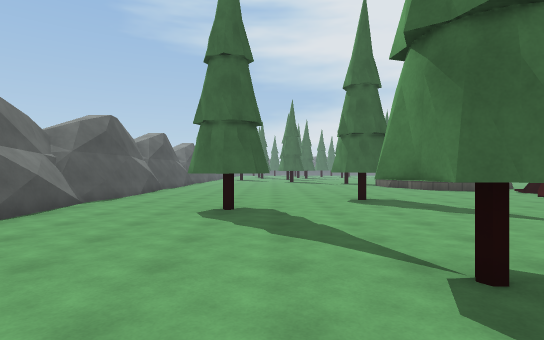
[1] (above)

23 first-person views from a walk through a 3-D level made in the Unity game engine. The camera is 1.5 m above the floor, looks level and sees 80° across. The floor is counted in squares, 2 m on a side. Each view is taken from the middle of a square. On the plan, view 1 faces up. The plan holds only what a view shows up to about 11 squares ahead; the rest is blank. The place goes on beyond the plan. The player character is not drawn. Surface patterns are stand-ins for the level's own textures.

[2]
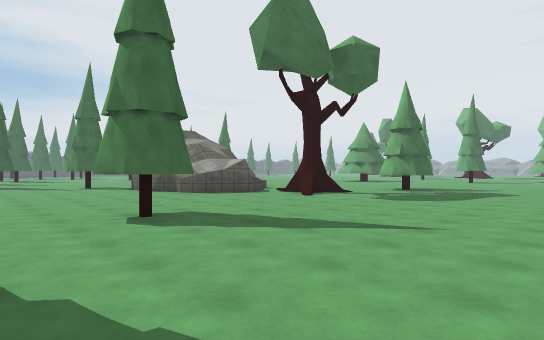

[3]
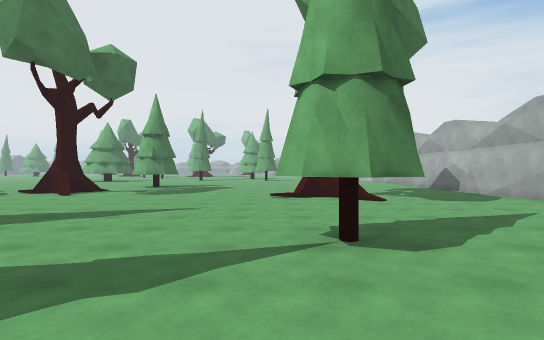

[4]
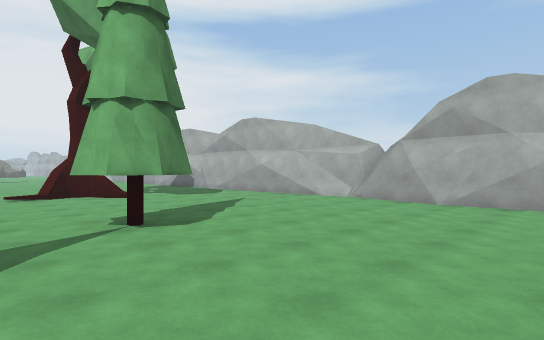

[5]
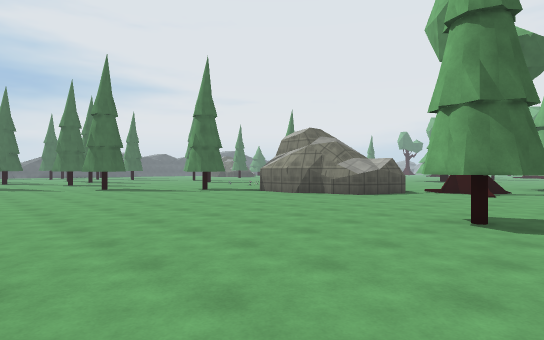

[6]
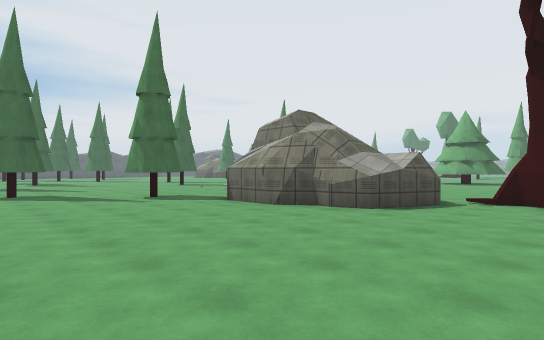

[7]
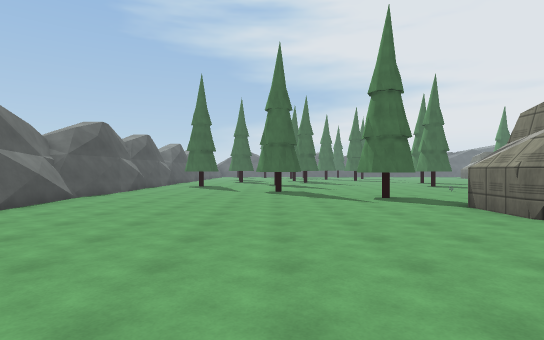

[8]
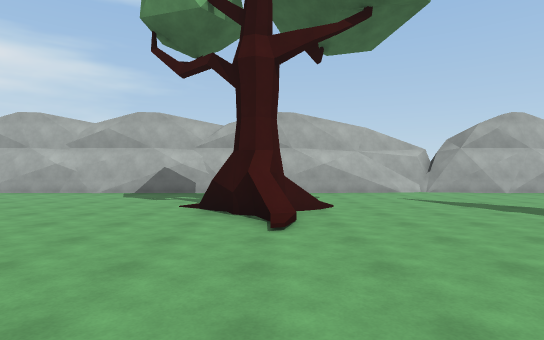

[9]
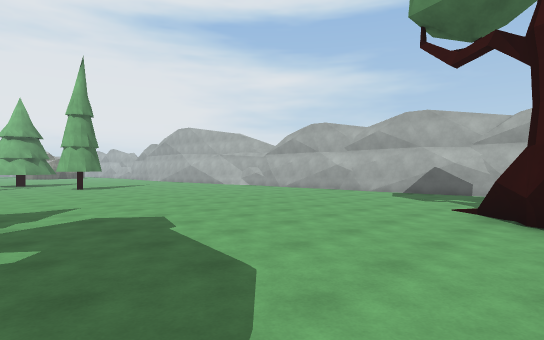

[10]
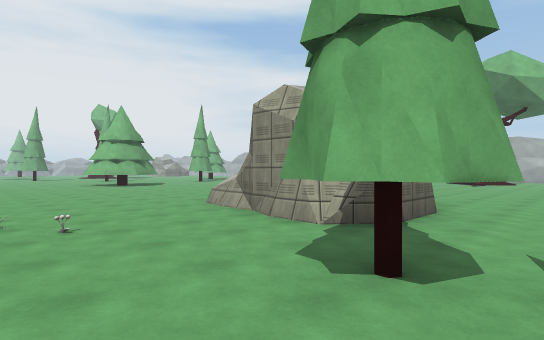

[11]
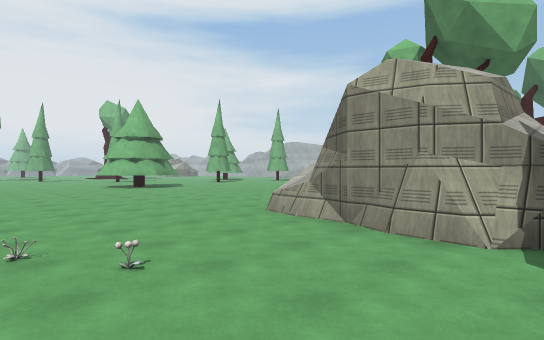

[12]
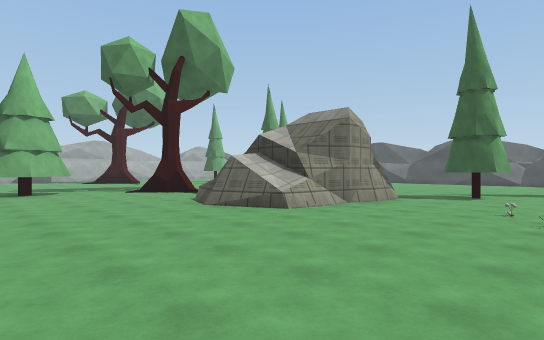

[13]
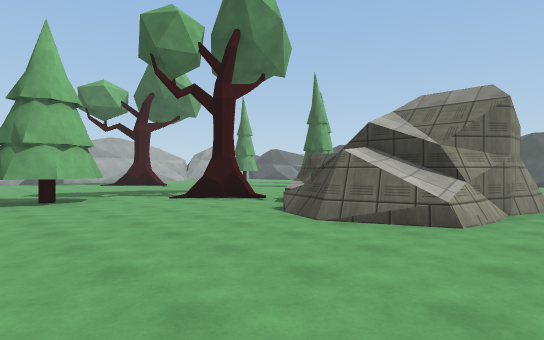

[14]
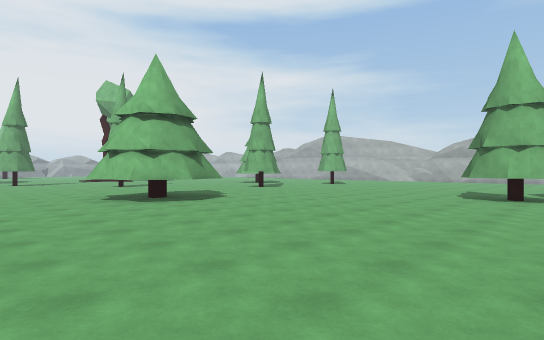

[15]
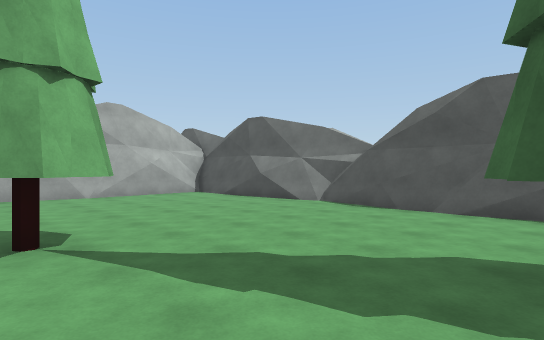

[16]
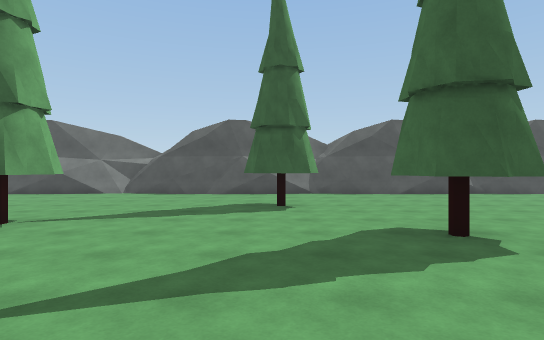

[17]
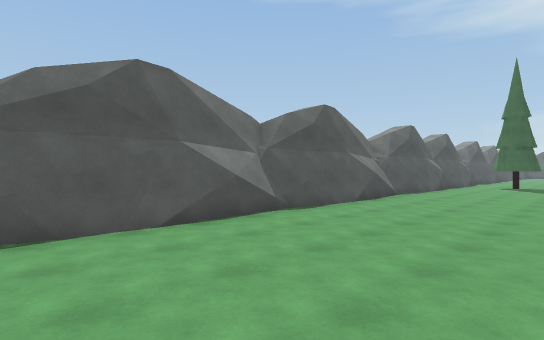

[18]
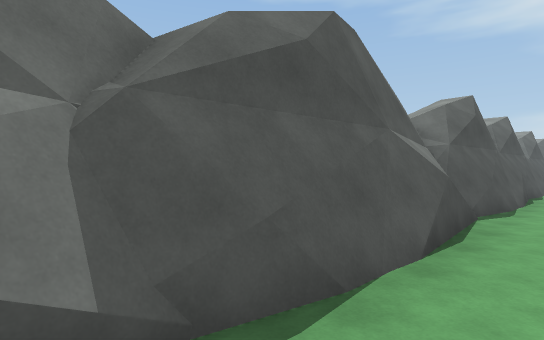

[19]
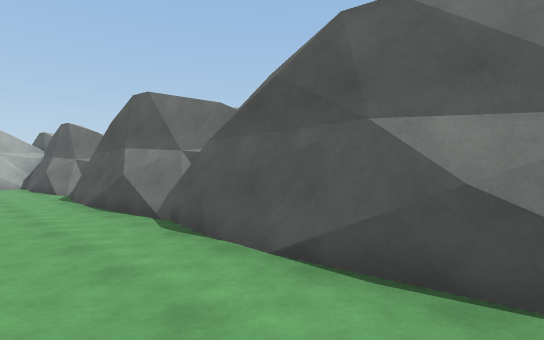

[20]
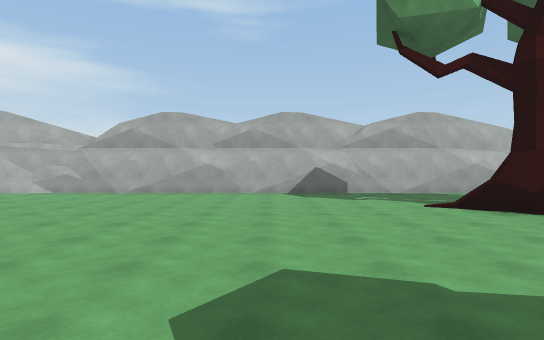

[21]
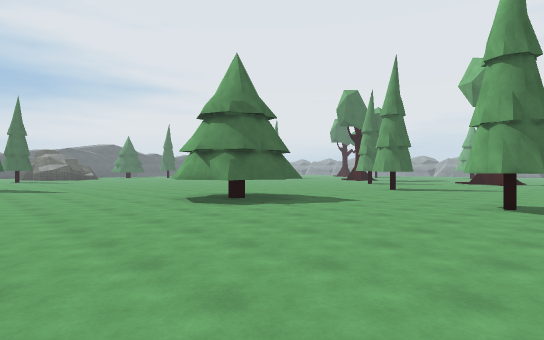

[22]
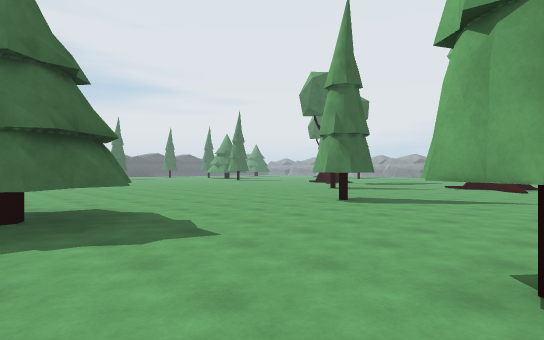

[23]
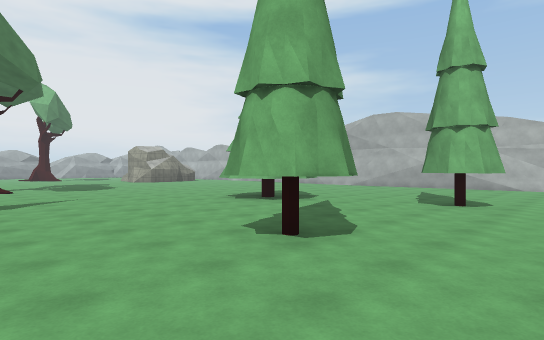

### Floor plan
Key: @ floor where view 1 was taken; # wall or solid block; . floor; / step, stairs or slope; ^ raised ledge; T tree; F flower; O other object.
Columns run from 5 left of view 1 to 34 right of it. Each row starts with its distance up from view 1.
 20 ##....##.....F.... ....   ...
 19 #............F........... ....
 18 #........#.....................
 17 #........#......................
 16 #..........###/..................
 15 ##........####^/........OO........
 14 ##........#####/.......OOOO........
 13 #..........####/........OO.....#....
 12 #..........##^...........O.....#.....
 11 #.....................................TT
 10 ##............T.......................TT
  9 ##............T..##....................
  8 #......##........##.......##..........
  7 #....................................
  6 #...#...............................
  5 #.............................##...
  4 #.........................#...# ..
  3 #.........../.............#.....
  2 #.....##....T........... .......
  1 #...........TT.........  ......
  0 #....@.................. .....
 -1 #............................
 -2 ##..........................
 -3 ##.........................
 -4  ##########################

Positions as (right, up) in squares from view 1, and headings:
1: (0, 0), facing up
2: (0, 3), facing up-right
3: (-2, 3), facing right
4: (-3, 4), facing down-right
5: (-3, 7), facing up-right
6: (0, 9), facing up-right
7: (1, 9), facing up
8: (7, 7), facing down
9: (7, 7), facing down-right
10: (3, 20), facing down-right
11: (5, 20), facing down-right
12: (14, 20), facing down-left
13: (14, 17), facing down-left
14: (11, 18), facing down-right
15: (2, 6), facing down-left
16: (6, 6), facing left
17: (0, 8), facing up-left
18: (-3, 12), facing up-left
19: (-2, 12), facing down-left
20: (12, 7), facing down
21: (14, 7), facing up-right
22: (19, 8), facing up-right
23: (19, 11), facing down-right
